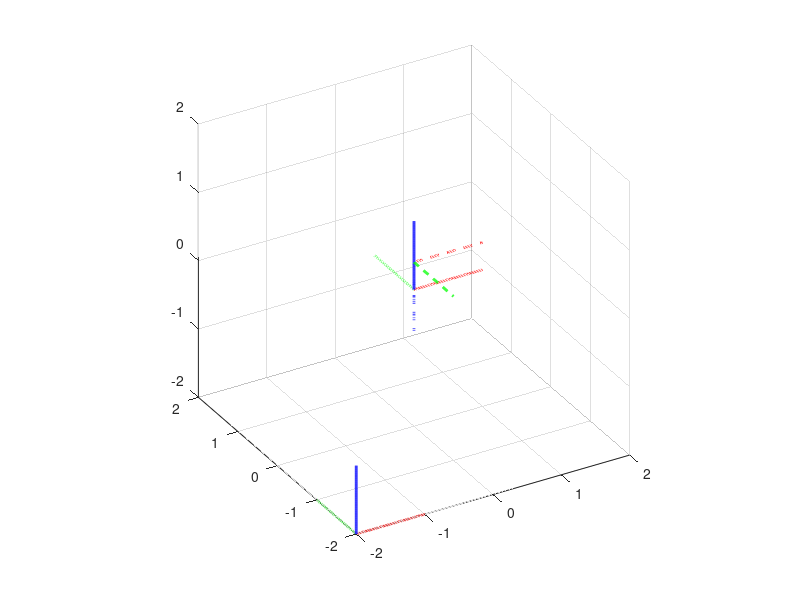

Reproduce this figure in MATLAB.
function rots

    % Create the original coordinate axes
    kk = linspace(0,1,100);
    CX = [kk; zeros(1,length(kk)); zeros(1,length(kk))];
    CY = [zeros(1,length(kk)); kk; zeros(1,length(kk))];
    CZ = [zeros(1,length(kk)); zeros(1,length(kk)); kk];
    
    % Plot the world coordinate system
    figure(1), clf;
    plotAxes(CX, CY, CZ);
    plotAxes(CX, CY, CZ, [-2 -2 -2]);
    axis([-1 1 -1 1 -1 1]*2);
    
    % Base tf
    rot = rotx(180)*roty(0)*rotz(0);
    CXr = rot*CX;
    CYr = rot*CY;
    CZr = rot*CZ;
    T = [0 0 .4];
    plotAxes(CXr, CYr, CZr, T, '--')

end

function plotAxes(CX, CY, CZ, T, linestyle)

    % Should a specific linestyle be applied?
    if nargin < 5, ls = '-'; else ls = linestyle; end;
    
    % Does the user want this coordinate frame translated?
    if nargin < 4, T = []; end;
    if isempty(T), T = [0 0 0]; end;
    if size(T, 1) == 1, T = T.'; end;

    % Scale the largest coordinate axes value by this number.
%     scale = 2;
%     sf = max(CX(:))*scale;
%     if sf <= 0, sf = 1; end;
    
    % Translate the origin of the coordinate system
    CX = repmat(T, 1, size(CX,2)) + CX;
    CY = repmat(T, 1, size(CY,2)) + CY;
    CZ = repmat(T, 1, size(CZ,2)) + CZ;

    % Plot the 3D coordinate axes
    hold on;
    plot3(CX(1,:), CX(2,:), CX(3,:),'color','r','linewidth',2,'linestyle',ls);
    plot3(CY(1,:), CY(2,:), CY(3,:),'color','g','linewidth',2,'linestyle',ls);
    plot3(CZ(1,:), CZ(2,:), CZ(3,:),'color','b','linewidth',2,'linestyle',ls); 
    view(-30, 30); axis square; grid on;
%     axis([-1 1 -1 1 -1 1]*sf);
%     xlabel('X'); ylabel('Y'); zlabel('Z');
end